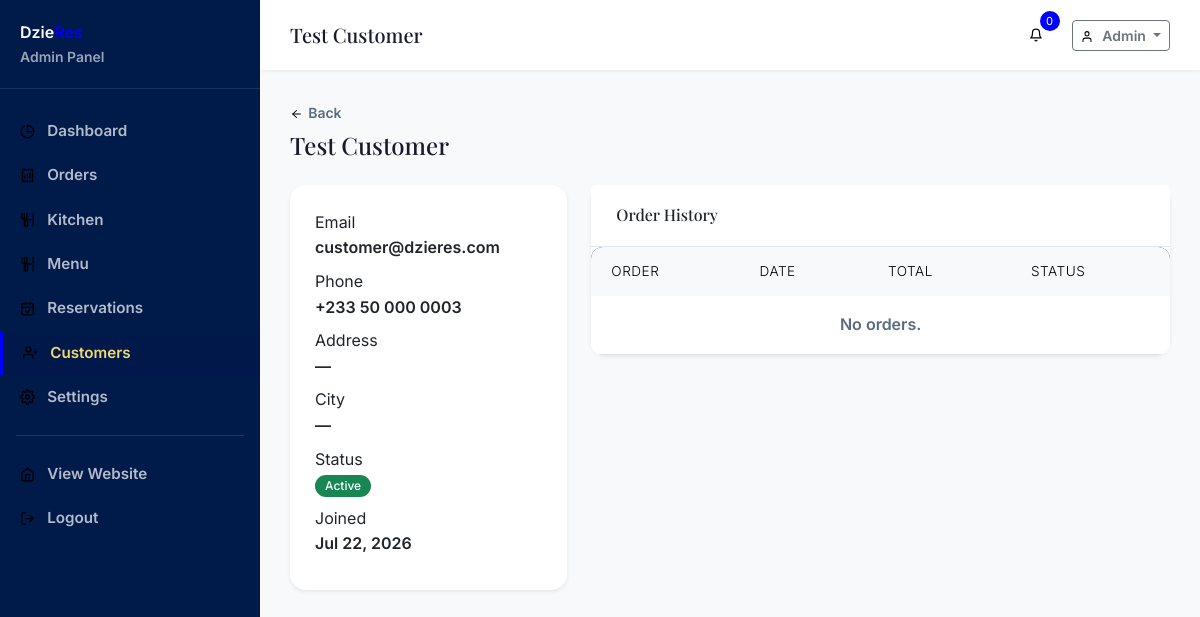
The app's page /admin/customers/3 (signed in) with its own data.
### tables this page shows
CREATE TABLE users (
    id INTEGER PRIMARY KEY AUTOINCREMENT,
    role_id INTEGER NOT NULL DEFAULT 3,
    firstname VARCHAR(50) NOT NULL,
    lastname VARCHAR(50) NOT NULL,
    email VARCHAR(100) NOT NULL UNIQUE,
    phone VARCHAR(20),
    password VARCHAR(255) NOT NULL,
    avatar VARCHAR(255),
    address TEXT,
    city VARCHAR(100),
    state VARCHAR(100),
    zip VARCHAR(20),
    country VARCHAR(100) DEFAULT 'Ghana',
    email_verified_at DATETIME,
    verification_token VARCHAR(100),
    remember_token VARCHAR(100),
    reset_token VARCHAR(100),
    reset_token_expires DATETIME,
    status TEXT DEFAULT 'active',
    last_login DATETIME,
    ip_address VARCHAR(45),
    created_at DATETIME DEFAULT CURRENT_TIMESTAMP,
    updated_at DATETIME DEFAULT CURRENT_TIMESTAMP,
    FOREIGN KEY (role_id) REFERENCES roles(id)
);

### views/admin/customers/show.php (the view, shortened to what the rows shown need)
<div class="d-flex justify-content-between align-items-center mb-4">
    <div><a href="<?= \baseUrl('admin/customers') ?>" class="text-muted small"><?= \icon('arrow-left', ['style' => 'width:0.9em;height:0.9em;margin-right:0.35rem;vertical-align:-0.15em;']) ?>Back</a><h4 class="mb-0 mt-1"><?= \escape($customer->firstname . ' ' . $customer->lastname) ?></h4></div>
</div>
<div class="row g-4">
    <div class="col-lg-4">
        <div class="card border-0 shadow-sm">
            <div class="card-body">
                <dl class="mb-0">
                    <dt>Email</dt><dd><?= \escape($customer->email) ?></dd>
                    <dt>Phone</dt><dd><?= \escape($customer->phone ?? '—') ?></dd>
                    <dt>Address</dt><dd><?= \escape($customer->address ?? '—') ?></dd>
                    <dt>City</dt><dd><?= \escape($customer->city ?? '—') ?></dd>
                    <dt>Status</dt><dd><span class="badge bg-<?= \matchStatusColor($customer->status) ?>"><?= ucfirst($customer->status) ?></span></dd>
                    <dt>Joined</dt><dd><?= \formatDate($customer->created_at) ?></dd>
                </dl>
            </div>
        </div>
    </div>
    <div class="col-lg-8">
        <div class="card border-0 shadow-sm">
            <div class="card-header bg-white"><h6 class="mb-0">Order History</h6></div>
            <div class="card-body p-0">
                <div class="table-responsive">
                    <table class="table mb-0">
                        <thead class="table-light"><tr><th>Order</th><th>Date</th><th>Total</th><th>Status</th></tr></thead>
                        <tbody>
                            <?php if (empty($orders)): ?><tr><td colspan="4" class="text-center text-muted py-3">No orders.</td></tr><?php endif; ?>
                        </tbody>
                    </table>
                </div>
            </div>
        </div>
    </div>
</div>

### Router.php (shortened to what the rows shown need)
<?php
class Router
{
    private $routes = [];
    private $middleware = [];
    private $prefix = '';
    private function addRoute(string $methods, string $path, $handler, array $middleware): void
    {
        $path = $this->prefix . $path;
        $methods = explode('|', $methods);
        foreach ($methods as $method) {
            $this->routes[] = [
                'method' => strtoupper(trim($method)),
                'path' => $path,
                'handler' => $handler,
                'middleware' => array_merge($this->middleware, $middleware),
                'pattern' => $this->pathToRegex($path),
            ];
        }
    }
    public function group(string $prefix, callable $callback, array $middleware = []): void
    {
        $previousPrefix = $this->prefix;
        $previousMiddleware = $this->middleware;
        $this->prefix = $previousPrefix . $prefix;
        $this->middleware = array_merge($previousMiddleware, $middleware);
        $this->prefix = $previousPrefix;
        $this->middleware = $previousMiddleware;
    }
    public function dispatch(): void
    {
        $method = $_SERVER['REQUEST_METHOD'];
        $uri = parse_url($_SERVER['REQUEST_URI'], PHP_URL_PATH);
        $basePath = dirname($_SERVER['SCRIPT_NAME']);
        if ($basePath !== '/' && strpos($uri, $basePath) === 0) {
            $uri = substr($uri, strlen($basePath));
        }
        $uri = '/' . trim($uri, '/');
        foreach ($this->routes as $route) {
            if ($route['method'] !== $method) {
                continue;
            }
            if (preg_match($route['pattern'], $uri, $matches)) {
                $params = array_filter($matches, function($key) {
                    return !is_numeric($key);
                }, ARRAY_FILTER_USE_KEY);
                $this->executeHandler($route['handler'], $params);
                return;
            }
        }
    }
    private function pathToRegex(string $path): string
    {
        $pattern = preg_replace('/\{([a-zA-Z_]+)\}/', '(?P<$1>[^/]+)', $path);
        $pattern = str_replace('/', '\/', $pattern);
        return '/^' . $pattern . '$/';
    }
    private function executeHandler($handler, array $params): void
    {
        if (is_callable($handler)) {
            call_user_func_array($handler, $params);
        } elseif (is_string($handler)) {
            if (strpos($handler, '@') !== false) {
                [$controller, $method] = explode('@', $handler);
                $instance = new $controller();
                call_user_func_array([$instance, $method], $params);
            } else {
                view($handler, $params);
            }
        }
    }
}

### views/admin/layouts/master.php (shortened to what the rows shown need)
<!DOCTYPE html>
<html lang="en" data-bs-theme="light">
<head>
    <link href="<?= \asset('vendor/bootstrap/bootstrap.min.css') ?>" rel="stylesheet">
    <link href="<?= \asset('vendor/fontawesome/all.min.css') ?>" rel="stylesheet">
    <link href="<?= \asset('vendor/fonts/local-fonts.css') ?>" rel="stylesheet">
    <link href="<?= \asset('css/style.css') ?>" rel="stylesheet">
</head>
<body>
    <div class="admin-wrapper">
        <aside class="admin-sidebar" id="adminSidebar">
            <div class="sidebar-brand">
                <a href="<?= \baseUrl('admin') ?>" class="text-decoration-none text-white">
                    <span class="brand-text">Dzie<span class="text-gold">Res</span></span>
                    <small class="d-block text-muted">Admin Panel</small>
                </a>
            </div>
            <nav class="sidebar-nav">
                <div class="nav-item <?= strpos($_SERVER['REQUEST_URI'], '/admin/dashboard') !== false || $_SERVER['REQUEST_URI'] === \baseUrl('admin') || rtrim($_SERVER['REQUEST_URI'], '/') === \baseUrl('admin') ? 'active' : '' ?>">
                    <a href="<?= \baseUrl('admin') ?>"><?= \icon('chart-pie', []) ?> Dashboard</a>
                </div>
                <div class="nav-item <?= strpos($_SERVER['REQUEST_URI'], '/admin/orders') !== false ? 'active' : '' ?>">
                    <a href="<?= \baseUrl('admin/orders') ?>"><?= \icon('receipt', []) ?> Orders</a>
                </div>
                <div class="nav-item <?= strpos($_SERVER['REQUEST_URI'], '/admin/kitchen') !== false ? 'active' : '' ?>">
                    <a href="<?= \baseUrl('admin/kitchen') ?>"><?= \icon('kitchen-set', []) ?> Kitchen</a>
                </div>
                <div class="nav-item <?= strpos($_SERVER['REQUEST_URI'], '/admin/menu') !== false ? 'active' : '' ?>">
                    <a href="<?= \baseUrl('admin/menu') ?>"><?= \icon('utensils', []) ?> Menu</a>
                </div>
                <div class="nav-item <?= strpos($_SERVER['REQUEST_URI'], '/admin/reservations') !== false ? 'active' : '' ?>">
                    <a href="<?= \baseUrl('admin/reservations') ?>"><?= \icon('calendar-check', []) ?> Reservations</a>
                </div>
                <div class="nav-item <?= strpos($_SERVER['REQUEST_URI'], '/admin/customers') !== false ? 'active' : '' ?>">
                    <a href="<?= \baseUrl('admin/customers') ?>"><?= \icon('user-plus', []) ?> Customers</a>
                </div>
                <div class="nav-item <?= strpos($_SERVER['REQUEST_URI'], '/admin/settings') !== false ? 'active' : '' ?>">
                    <a href="<?= \baseUrl('admin/settings') ?>"><?= \icon('cog', []) ?> Settings</a>
                </div>
                <hr class="text-white-50 mx-3">
                <div class="nav-item">
                    <a href="<?= \baseUrl() ?>"><?= \icon('globe', []) ?> View Website</a>
                </div>
                <div class="nav-item">
                    <a href="<?= \baseUrl('logout') ?>"><?= \icon('sign-out', []) ?> Logout</a>
                </div>
            </nav>
        </aside>
        <div class="admin-main">
            <header class="admin-header">
                <div class="d-flex justify-content-between align-items-center">
                    <div class="d-flex align-items-center gap-3">
                        <h5 class="mb-0"><?= \escape($pageTitle ?? 'Dashboard') ?></h5>
                    </div>
                    <div class="d-flex align-items-center gap-3">
                        <div class="dropdown">
                            <button class="btn btn-icon btn-sm position-relative" id="notificationBtn" data-bs-toggle="dropdown" aria-expanded="false">
                                <?= \icon('bell', []) ?>
                                <span class="cart-badge" id="notifCount">0</span>
                            </button>
                        </div>
                        <div class="dropdown">
                            <button class="btn btn-sm btn-outline-secondary dropdown-toggle" data-bs-toggle="dropdown">
                                <?= \icon('user', ['style' => 'width:0.9em;height:0.9em;margin-right:0.35rem;vertical-align:-0.15em;']) ?>
                                <?php $user = \auth(); if ($user): ?>
                                <?= \escape($user->firstname) ?>
                                <?php endif; ?>
                            </button>
                        </div>
                    </div>
                </div>
            </header>
            <div class="admin-content">
                <?php if (isset($contentView)): ?>
                    <?php \view($contentView, $data ?? []); ?>
                <?php else: ?>
                    <?php require $__viewPath ?? ''; ?>
                <?php endif; ?>
            </div>
        </div>
    </div>
</body>
</html>

### records on screen
users: firstname "Admin"
users: firstname+lastname "Test Customer", email "customer@dzieres.com", phone "+233 50 000 0003", address "—", city "—", status "Active", created_at "Jul 22, 2026"
